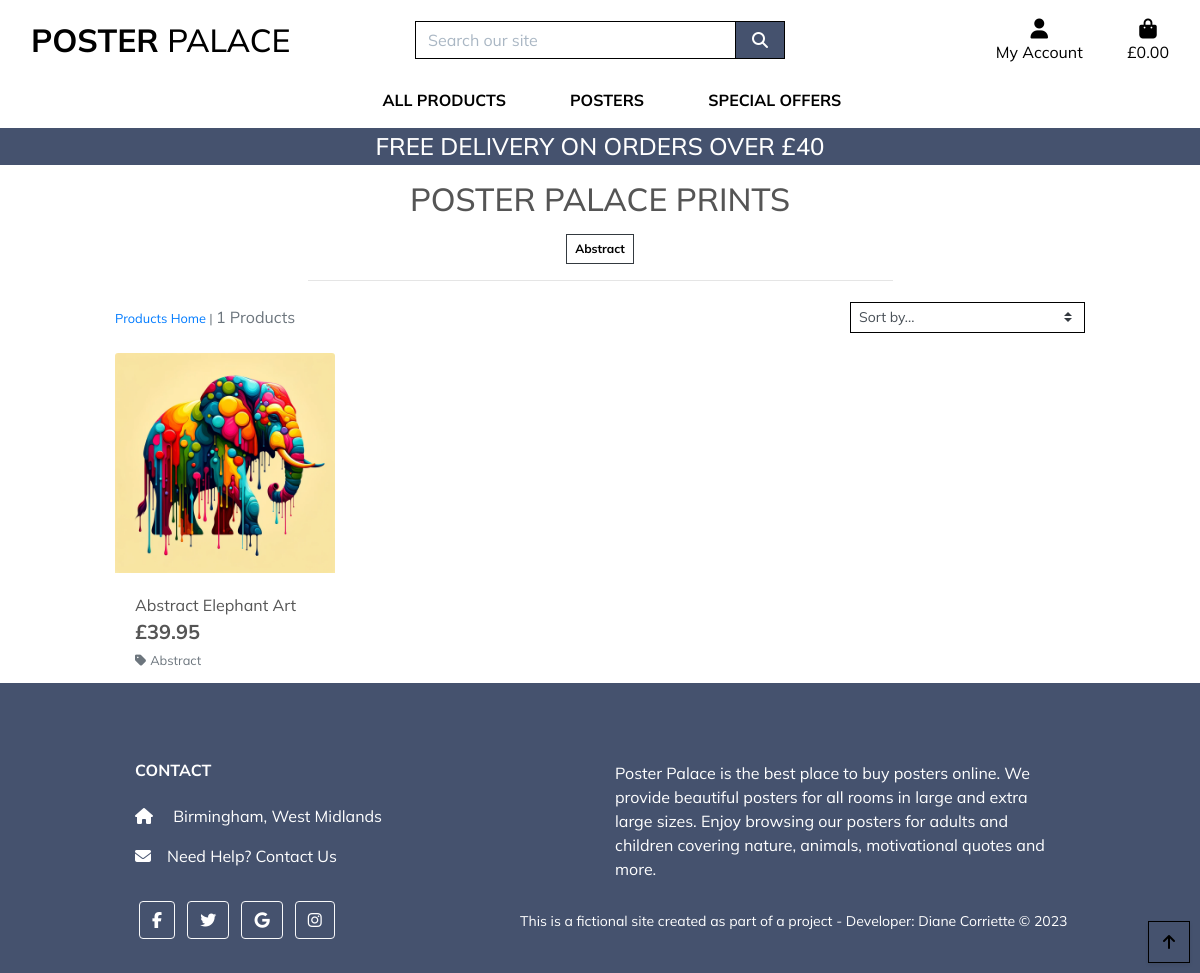
The page /products/?category=abstract on the database its author committed.
### products/models.py (models this page shows, shortened)
class Category(models.Model):
    name = models.CharField(max_length=200)
    slug = models.SlugField(max_length=200,
                            unique=True, null=True, blank=True)
    friendly_name = models.CharField(max_length=200, null=True, blank=True)
    class Meta:
        ordering = ['name']
        verbose_name = 'category'
        verbose_name_plural = 'categories'

class Product(models.Model):
    sku = models.CharField(max_length=15,
                           default=get_random_string,
                           null=True, blank=True)
    name = models.CharField(max_length=200)
    slug = models.SlugField(max_length=200, unique=True)
    image = models.ImageField(null=True, blank=True)
    description = models.TextField(blank=True)
    sizes = models.BooleanField(default=False, null=True, blank=True)
    price = models.DecimalField(default=9.95, max_digits=8, decimal_places=2)
    category = models.ForeignKey('Category', null=True,
                                 blank=True, on_delete=models.SET_NULL)
    available = models.BooleanField(default=True)
    created = models.DateTimeField(auto_now_add=True)
    updated = models.DateTimeField(auto_now=True)

### products/views.py (the view, shortened to what this page needs)
# urls.py: path('', views.all_products, name='products'),
def all_products(request):
    products = Product.objects.all()
    query = None
    categories = None
    sort = None
    direction = None
    if request.GET:
        if 'category' in request.GET:
            categories = request.GET['category'].split(',')
            products = products.filter(category__name__in=categories)
            categories = Category.objects.filter(name__in=categories)
    current_sorting = f'{sort}_{direction}'
    context = {
        'products': products,
        'search_term': query,
        'current_categories': categories,
        'current_sorting': current_sorting,
    }
    return render(request, 'products/products.html', context)

### bag/contexts.py (called while the page is built, shortened)
def bag_contents(request):
    bag_items = []
    total = 0
    product_count = 0
    bag = request.session.get('bag', {})
    if total < settings.FREE_DELIVERY_THRESHOLD:
        delivery = total * Decimal(settings.STANDARD_DELIVERY_PERCENTAGE / 100)
        free_delivery_delta = settings.FREE_DELIVERY_THRESHOLD - total
    else:
        delivery = 0
        free_delivery_delta = 0
    grand_total = delivery + total
    context = {
        'bag_items': bag_items,
        'total': total,
        'product_count': product_count,
        'delivery': delivery,
        'free_delivery_delta': free_delivery_delta,
        'free_delivery_threshold': settings.FREE_DELIVERY_THRESHOLD,
        'grand_total': grand_total,
    }
    return context

### products/templates/products/products.html (shortened to what this page needs)
{% extends "base.html" %}
{% load static %}
{% block page_header %}
    <div class="container header-container">
    </div>
{% endblock %}
{% block content %}
    <div class="overlay"></div>
    <div class="container-fluid">
        <div class="row">
            <div class="col text-center mt-3">
                <h2 class="logo-font">Poster Palace Prints</h2>
                {% for c in current_categories %}
                    <a class="category-badge text-decoration-none" href="{% url 'products' %}?category={{ c.name }}">
                        <span class="p-2 mt-2 badge badge-white text-black rounded-0 border border-dark">{{ c.friendly_name }}</span>
                    </a>
                {% endfor %}
                <hr class="w-50 mb-1">
            </div>
        </div>
        <div class="row">
            <div class="product-container col-10 offset-1">
                <div class="row mt-1 mb-2">
                    <div class="col-12 col-md-6 my-auto order-md-last d-flex justify-content-center justify-content-md-end">
                        <div class="sort-select-wrapper w-50">
                            <select id="sort-selector" class="custom-select custom-select-sm rounded-0 border border-{% if current_sorting != 'None_None' %}info{% else %}black{% endif %}">
                                <option value="reset" {% if current_sorting == 'None_None' %}selected{% endif %}>Sort by...</option>
                            </select>
                        </div>
                    </div>
                    <div class="col-12 col-md-6 order-md-first">
                        <p class="text-muted mt-3 text-center text-md-left">
                            {% if search_term or current_categories or current_sorting != 'None_None' %}
                                <span class="small"><a href="{% url 'products' %}">Products Home</a> | </span>
                            {% endif %}
                            {{ products|length }} Products{% if search_term %} found for <strong>"{{ search_term }}"</strong>{% endif %}
                        </p>
                    </div>
                </div>
                <div class="row">
                    {% for product in products %}
                        <div class="col-sm-6 col-md-6 col-lg-4 col-xl-3">
                            <div class="card h-100 border-0">
                                {% if product.image %}
                                <a href="{% url 'product_detail' product.id %}">
                                    <img class="card-img-top img-fluid" src="{{ product.image.url }}" alt="{{ product.name }}">
                                </a>
                                {% else %}
                                <a href="{% url 'product_detail' product.id %}">
                                    <img class="card-img-top img-fluid" src="{{ MEDIA_URL }}noimage.png" alt="{{ product.name }}">
                                </a>
                                {% endif %}
                                <div class="card-body pb-0">
                                    <p class="mb-0">{{ product.name }}</p>
                                </div>
                                <div class="card-footer bg-white pt-0 border-0 text-left">
                                    <div class="row">
                                        <div class="col">
                                            <p class="lead mb-0 text-left font-weight-bold">&#163;{{ product.price }}</p>
                                            {% if product.category %}
                                            <p class="small mt-1 mb-0">
                                                <a class="text-muted" href="{% url 'products' %}?category={{ product.category.name }}">
                                                    <i class="fas fa-tag mr-1"></i>{{ product.category.friendly_name }}
                                                </a>
                                            </p>
                                            {% endif %}
                                        </div>
                                    </div>
                                </div>
                            </div>
                        </div>
                    {% endfor %}
                </div>
            </div>
        </div>
    </div>
    <div class="btt-button shadow-sm rounded-0 border border-black">
        <a class="btt-link d-flex h-100">
            <i class="fas fa-arrow-up text-black mx-auto my-auto"></i>
        </a>
    </div>
{% endblock %}

### static/css/style.css (style rules this page uses)
html { height: 100% }
* { font-family: 'Mulish', sans-serif; }
body { min-height: 100vh; color: #555; display: flex; flex-direction: column; }
.logo-font { text-transform: uppercase; }
.text-black { color: #000 !important; }
.border-black { border: 1px solid black !important; }
.overlay { height: 100%; width: 100%; top: 0; left: 0; position: fixed; background: white; z-index: -1; }
.btt-button { height: 42px; width: 42px; position: fixed; bottom: 10px; right: 10px; }
.btt-link, .update-link, .remove-item { cursor: pointer; }
@media (min-width: 1200px) { .container { max-width: 80%; } }
@media (min-width: 992px) { .header-container { padding-top: 164px; } }

### rows shown on the page
Category: friendly_name "Abstract"
Product: image (picture), name "Abstract Elephant Art", price "39.95", category.friendly_name "Abstract"

### other values the page prints
{{ free_delivery_threshold }} "40"
{{ products|length }} "1"
